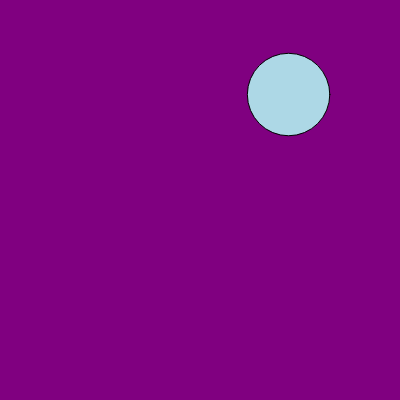
Frame 1 (no input)
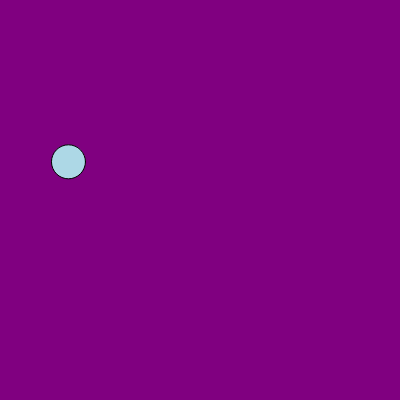
Frame 60 (no input)
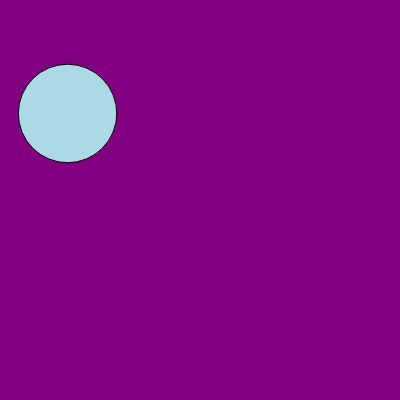
Frame 120 (the mouse pressed at the canvas centre since frame 60)

The p5.js sketch that drew these frames (run headless with seeded random() and noise() and a simulated clock; from frame 60 on, the mouse is pressed at the canvas centre):

// p5.js sketch
// ── sketch.js
var Anime,i,j,k;
function setup() {
  createCanvas(400, 400);
  Anime = new Ani();
}

function draw() {
  background("purple");
  fill("lightblue");
  i=random(10,400);
  j=random(20,380);
  k =random(30,100);
  Anime.dis(i,j,k);
 
}

// ── Ani.js
class Ani{
  constuctor(){
    this.x =0;
    this.y =0;
    this.d =0;
  }
  dis(a,b,c){
    circle(a,b,c);
  }
}
